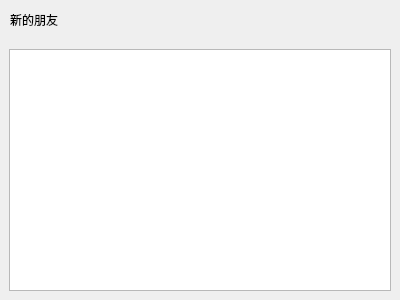
<?xml version="1.0" encoding="UTF-8"?>
<ui version="4.0">
 <class>ApplyFriendPage</class>
 <widget class="QWidget" name="ApplyFriendPage">
  <property name="geometry">
   <rect>
    <x>0</x>
    <y>0</y>
    <width>400</width>
    <height>300</height>
   </rect>
  </property>
  <property name="windowTitle">
   <string>Form</string>
  </property>
  <layout class="QVBoxLayout" name="verticalLayout">
   <property name="spacing">
    <number>0</number>
   </property>
   <property name="leftMargin">
    <number>0</number>
   </property>
   <property name="topMargin">
    <number>0</number>
   </property>
   <property name="rightMargin">
    <number>0</number>
   </property>
   <property name="bottomMargin">
    <number>0</number>
   </property>
   <item>
    <widget class="QWidget" name="friend_apply_wid" native="true">
     <layout class="QHBoxLayout" name="horizontalLayout">
      <property name="spacing">
       <number>0</number>
      </property>
      <property name="leftMargin">
       <number>0</number>
      </property>
      <property name="topMargin">
       <number>0</number>
      </property>
      <property name="rightMargin">
       <number>0</number>
      </property>
      <property name="bottomMargin">
       <number>0</number>
      </property>
      <item>
       <spacer name="horizontalSpacer_2">
        <property name="orientation">
         <enum>Qt::Horizontal</enum>
        </property>
        <property name="sizeType">
         <enum>QSizePolicy::Fixed</enum>
        </property>
        <property name="sizeHint" stdset="0">
         <size>
          <width>10</width>
          <height>20</height>
         </size>
        </property>
       </spacer>
      </item>
      <item>
       <widget class="QLabel" name="friend_apply_lb">
        <property name="minimumSize">
         <size>
          <width>0</width>
          <height>40</height>
         </size>
        </property>
        <property name="maximumSize">
         <size>
          <width>16777215</width>
          <height>40</height>
         </size>
        </property>
        <property name="text">
         <string>新的朋友</string>
        </property>
       </widget>
      </item>
      <item>
       <spacer name="horizontalSpacer">
        <property name="orientation">
         <enum>Qt::Horizontal</enum>
        </property>
        <property name="sizeHint" stdset="0">
         <size>
          <width>351</width>
          <height>20</height>
         </size>
        </property>
       </spacer>
      </item>
     </layout>
    </widget>
   </item>
   <item>
    <widget class="QWidget" name="widget_2" native="true">
     <layout class="QVBoxLayout" name="verticalLayout_2">
      <item>
       <widget class="ApplyFriendList" name="apply_friend_list"/>
      </item>
     </layout>
    </widget>
   </item>
  </layout>
 </widget>
 <customwidgets>
  <customwidget>
   <class>ApplyFriendList</class>
   <extends>QListWidget</extends>
   <header location="global">applyfriendlist.h</header>
  </customwidget>
 </customwidgets>
 <resources/>
 <connections/>
</ui>
